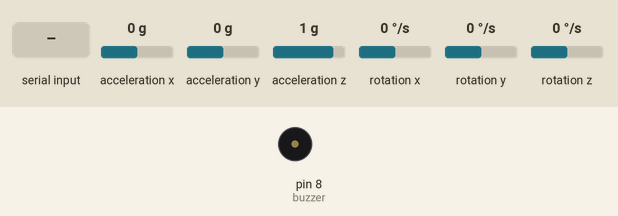
This sketch was run on a simulated Arduino Uno, built with avr-gcc and run on an emulated ATmega328P. Parts: buzzer (waves = sounding, pin HIGH). Wiring (inferred from the names in the program): MPU-6050 motion sensor at I2C address 0x68. The test bench sets the inputs (shaded band); at power-on: acceleration x 0 g, acceleration y 0 g, acceleration z 1 g, rotation x 0 °/s, rotation y 0 °/s, rotation z 0 °/s. What the sketch prints to the serial monitor is not drawn.

Above: at 1.2 s.
1.3 s: "1" received over Serial
At 1.46 s:
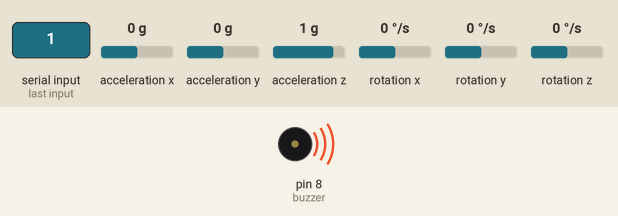
3.0 s: acceleration x set to -1.4 g
5.0 s: acceleration x set to 0.8 g
Timing chart, 0 to 8.0 s (numbered marks = the images above; inputs shaded):
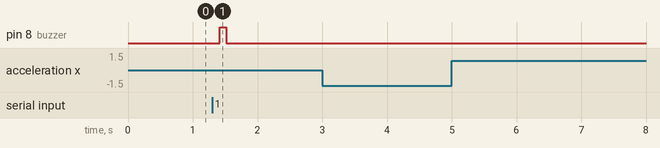

Measured:
- after the input at 1.3 s, pin 8 (buzzer): LOW → HIGH after 0.11 s, → LOW 0.10 s later
- after the input at 3.0 s, every drawn part: stays the same
- after the input at 5.0 s, every drawn part: stays the same

The sketch:

Gyroscope_Controller.ino
```cpp
#include<Wire.h>

const int MPU_addr=0x68;  // I2C address of the MPU-6050
int16_t GyX,GyY,GyZ;
int buzzer = 8;
int incomingByte = 0;
void setup(){
  pinMode(buzzer, OUTPUT);
  Wire.begin();
  Wire.beginTransmission(MPU_addr);
  Wire.write(0x6B);  // PWR_MGMT_1 register
  Wire.write(0);     // set to zero (wakes up the MPU-6050)
  Wire.endTransmission(true);
  Serial.begin(9600);
}
void loop(){
  Wire.beginTransmission(MPU_addr);
  Wire.write(0x3B);  // starting with register 0x3B (ACCEL_XOUT_H)
  Wire.endTransmission(false);
  Wire.requestFrom(MPU_addr,14,true);  // request a total of 14 registers
  GyX=Wire.read()<<8|Wire.read();  // 0x43 (GYRO_XOUT_H) & 0x44 (GYRO_XOUT_L)
  GyY=Wire.read()<<8|Wire.read();  // 0x45 (GYRO_YOUT_H) & 0x46 (GYRO_YOUT_L)
  GyZ=Wire.read()<<8|Wire.read();  // 0x47 (GYRO_ZOUT_H) & 0x48 (GYRO_ZOUT_L)

  /*
  Serial.print(" | GyX = "); Serial.print(GyX); Serial.print(" | ");
  Serial.print(" | GyY = "); Serial.print(GyY); Serial.print(" | ");
  Serial.print(" | GyZ = "); Serial.print(GyZ); Serial.print(" | ");
  Serial.println();
  */

  if(GyY < -5000 && (GyX > -5000 && GyX < 5000)){
    Serial.println("u");
  }
  else if(GyY > 5000 && (GyX > -5000 && GyX < 5000)){
    Serial.println("d");
  }
  else if(GyX > 5000 && (GyY > -5000 && GyY < 5000)){
    Serial.println("l");
  }
  else if(GyX < -5000 && (GyY > -5000 && GyY < 5000)){
    Serial.println("r");
  }

  if (Serial.available() > 0){ // Buzzer beeps
    incomingByte = Serial.read();
    if(incomingByte = 'B'){
      digitalWrite(buzzer, HIGH);
      delay(100);
      digitalWrite(buzzer, LOW);
    }
  }
  delay(200);
}
```
